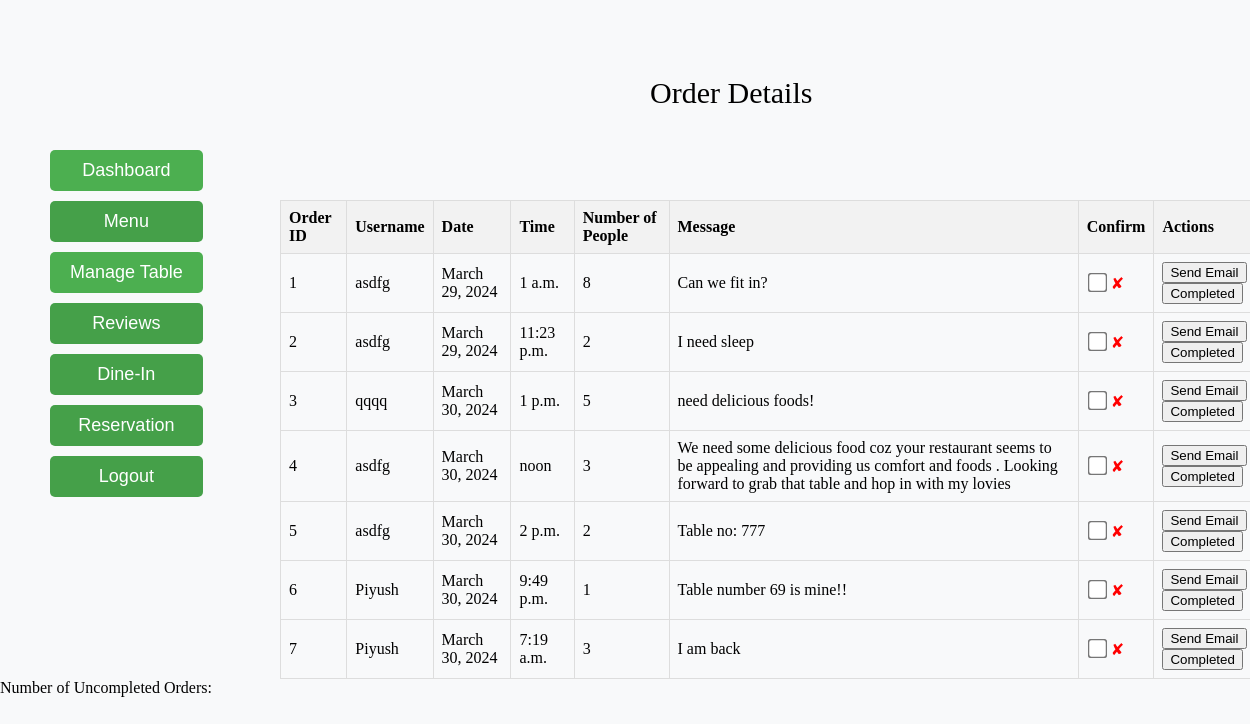
Screenshot of /orders/ with the database file from the repository.
### myapp/models.py (models this page shows)
class Order(models.Model):
    username = models.CharField(max_length=150, default=None)
    date = models.DateField()
    time = models.TimeField()
    number_of_people = models.IntegerField()
    message = models.TextField()
    completed = models.BooleanField(default=False)
    objects = OrderManager()

### myapp/views.py (the view)
# urls.py: path('orders/', views.display_orders, name='display_orders'),
def display_orders(request):
    orders = Order.objects.all()
    for order in orders:
        try:
            user_details = MyUser123.objects.get(username=order.username)
            order.phone_number = user_details.phone
            order.email = user_details.email
        except MyUser123.DoesNotExist:
            pass
    return render(request, 'myapp/admin_reservation_control.html', {'orders': orders})

### myapp/templates/myapp/admin_reservation_control.html (shortened to what this page needs)
{% extends 'myapp/admin_page.html' %}
{% block content %}
<div class="pp">Order Details</div>
    <table>
        <thead>
            <tr>
                <th>Order ID</th>
                <th>Username</th>
                <th>Date</th>
                <th>Time</th>
                <th>Number of People</th>
                <th>Message</th>
                <th>Confirm</th>
                <th>Actions</th>
            </tr>
        </thead>
        <tbody>
            {% for order in orders %}
                <tr>
                    <td>{{ order.id }}</td>
                    <td>{{ order.username }}</td>
                    <td>{{ order.date }}</td>
                    <td>{{ order.time }}</td>
                    <td>{{ order.number_of_people }}</td>
                    <td>{{ order.message }}</td>
                    <td>
                        <input type="checkbox" id="confirm_checkbox_{{ order.id }}" class="confirmation-checkbox" name="confirm_checkbox" value="{{ order.id }}">
                        <label for="confirm_checkbox_{{ order.id }}"></label>
                    </td>
                    <td>
                        <button onclick="saveOrder({{ order.id }})">Send Email</button>
                        <button onclick="completeOrder({{ order.id }})">Completed</button>
                    </td>
                </tr>
            {% endfor %}
        </tbody>
    </table>
    <div id="uncompletedCountSection">
        Number of Uncompleted Orders:
    </div>
{% endblock %}

### rows the page displays
Order: id "1", username "asdfg", date "March 29, 2024", time "1 a.m.", number_of_people "8", message "Can we fit in?"
Order: id "2", username "asdfg", date "March 29, 2024", time "11:23 p.m.", number_of_people "2", message "I need sleep"
Order: id "3", username "qqqq", date "March 30, 2024", time "1 p.m.", number_of_people "5", message "need delicious foods!"
Order: id "4", username "asdfg", date "March 30, 2024", time "noon", number_of_people "3", message "We need some delicious food coz your restaurant seems to be appealing and providing us comfort and foods . Looking forward to grab that table and hop in with my lovies"
Order: id "5", username "asdfg", date "March 30, 2024", time "2 p.m.", number_of_people "2", message "Table no: 777"
Order: id "6", username "Piyush", date "March 30, 2024", time "9:49 p.m.", number_of_people "1", message "Table number 69 is mine!!"
Order: id "7", username "Piyush", date "March 30, 2024", time "7:19 a.m.", number_of_people "3", message "I am back"
